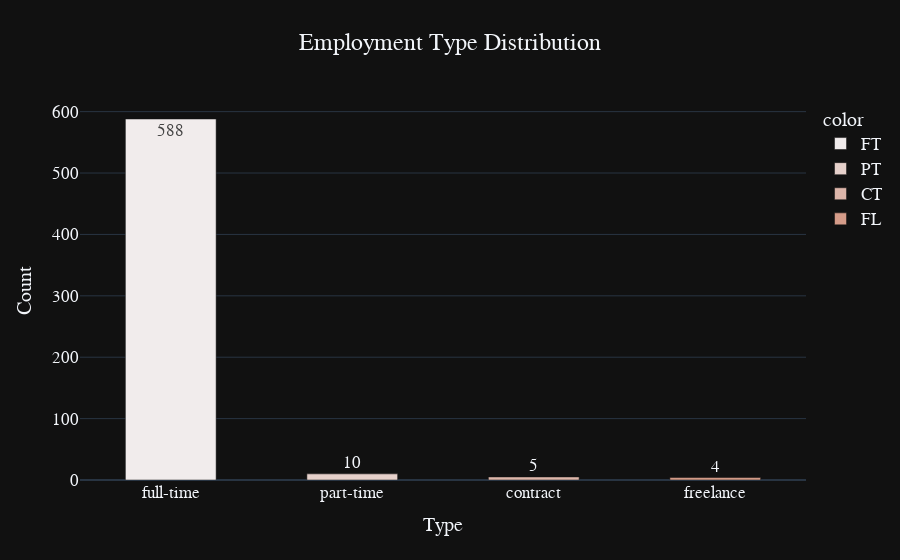

The cell this chart's notebook holds for it:
### Markdown cell above
### Employment Type

### Code cell
# 4 employment types
# PT: part-time
# FT: full-time
# CT: contract
# FL: freelance

type_group = df['employment_type'].value_counts()
e_type = ['full-time','part-time','contract','freelance']

fig = px.bar(x=e_type,
             y=type_group.values,
             color=type_group.index,
             color_discrete_sequence=px.colors.sequential.amp,
             template='plotly_dark',
             text=type_group.values,title='Employment Type Distribution')
fig.update_layout(
    xaxis_title='Type',
    yaxis_title='Count',
    title_x=0.5,
    font=dict(size=17,family='Franklin Gothic'))
fig.update_traces(width=0.5)

fig.show()

### Figure 1 — Plotly figure (JSON) as saved in the notebook; plotly's stock layout.template omitted (floating-point values rounded to 4 significant figures)
{"data": [{"alignmentgroup": "True", "hovertemplate": "color=FT<br>x=%{x}<br>y=%{y}<br>text=%{text}<extra></extra>", "legendgroup": "FT", "marker": {"color": "rgb(241, 236, 236)", "pattern": {"shape": ""}}, "name": "FT", "offsetgroup": "FT", "orientation": "v", "showlegend": true, "text": [588], "textposition": "auto", "type": "bar", "width": 0.5, "x": ["full-time"], "xaxis": "x", "y": [588], "yaxis": "y"}, {"alignmentgroup": "True", "hovertemplate": "color=PT<br>x=%{x}<br>y=%{y}<br>text=%{text}<extra></extra>", "legendgroup": "PT", "marker": {"color": "rgb(230, 209, 203)", "pattern": {"shape": ""}}, "name": "PT", "offsetgroup": "PT", "orientation": "v", "showlegend": true, "text": [10], "textposition": "auto", "type": "bar", "width": 0.5, "x": ["part-time"], "xaxis": "x", "y": [10], "yaxis": "y"}, {"alignmentgroup": "True", "hovertemplate": "color=CT<br>x=%{x}<br>y=%{y}<br>text=%{text}<extra></extra>", "legendgroup": "CT", "marker": {"color": "rgb(221, 182, 170)", "pattern": {"shape": ""}}, "name": "CT", "offsetgroup": "CT", "orientation": "v", "showlegend": true, "text": [5], "textposition": "auto", "type": "bar", "width": 0.5, "x": ["contract"], "xaxis": "x", "y": [5], "yaxis": "y"}, {"alignmentgroup": "True", "hovertemplate": "color=FL<br>x=%{x}<br>y=%{y}<br>text=%{text}<extra></extra>", "legendgroup": "FL", "marker": {"color": "rgb(213, 156, 137)", "pattern": {"shape": ""}}, "name": "FL", "offsetgroup": "FL", "orientation": "v", "showlegend": true, "text": [4], "textposition": "auto", "type": "bar", "width": 0.5, "x": ["freelance"], "xaxis": "x", "y": [4], "yaxis": "y"}], "layout": {"barmode": "relative", "font": {"family": "Franklin Gothic", "size": 17}, "legend": {"title": {"text": "color"}, "tracegroupgap": 0}, "title": {"text": "Employment Type Distribution", "x": 0.5}, "xaxis": {"anchor": "y", "domain": [0, 1], "title": {"text": "Type"}}, "yaxis": {"anchor": "x", "domain": [0, 1], "title": {"text": "Count"}}}}
